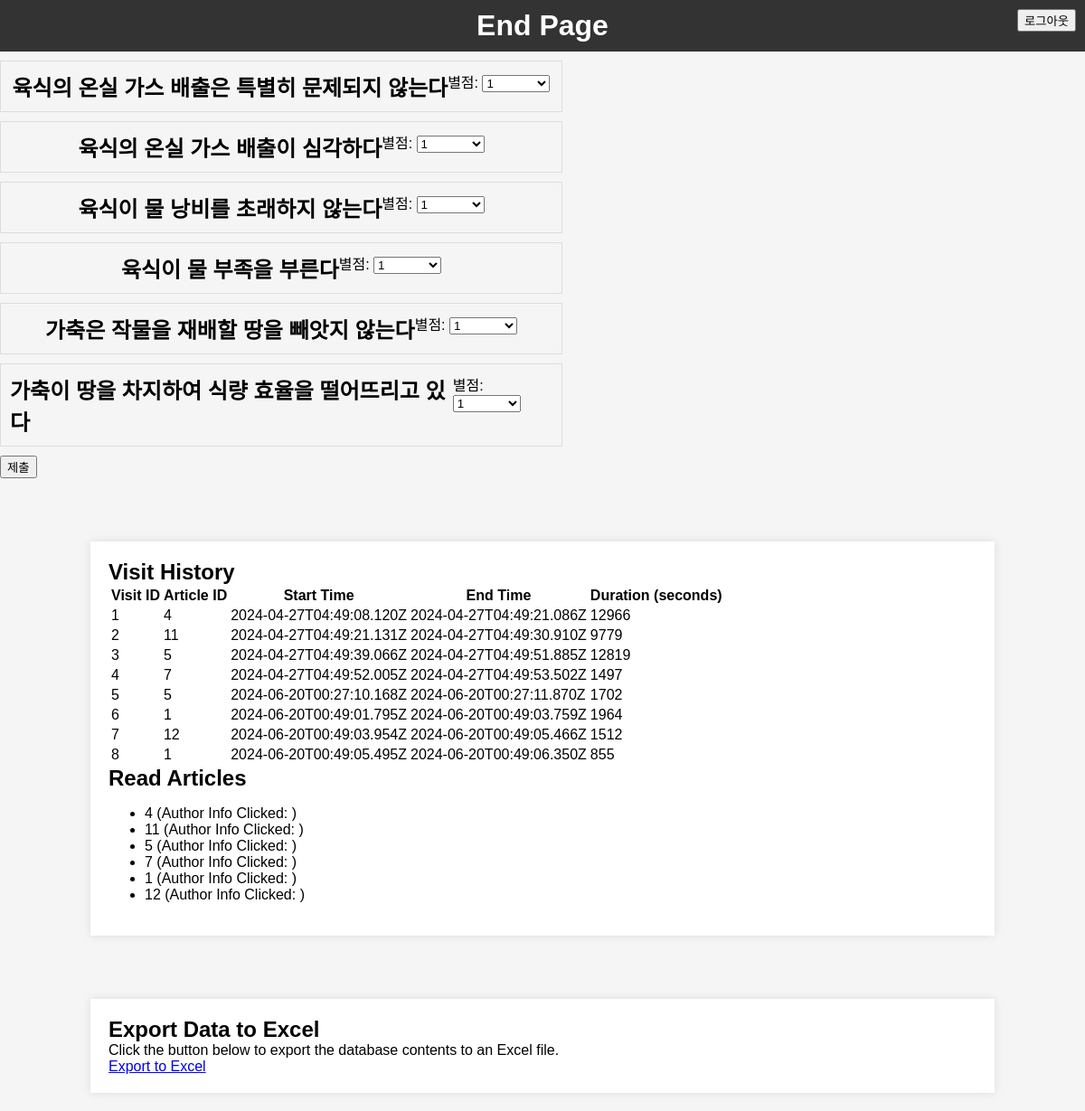
Page /end (signed in) on the committed database.
### app.py (models this page shows)
class Article(db.Model):
    id = db.Column(db.Integer, primary_key=True)
    title = db.Column(db.String(100), nullable=False)
    content = db.Column(db.Text, nullable=False)
    author_name = db.Column(db.String(100))  # 저자 이름
    author_occupation = db.Column(db.String(100))  # 저자 직업
    author_email = db.Column(db.String(100))  # 저자 이메일
    author_description = db.Column(db.Text)  # 저자 설명
    display_on_index = db.Column(db.Boolean, default=False)
    ratings = db.relationship('Rating', backref='article', lazy=True)

class Visit(db.Model):
    id = db.Column(db.Integer, primary_key=True)
    user_id = db.Column(db.Integer, db.ForeignKey('user.id', name='fk_visit_user'), nullable=False)
    article_id = db.Column(db.String(255), nullable=False)
    start_time = db.Column(db.String(255), nullable=False)
    end_time = db.Column(db.String(255), nullable=False)
    duration = db.Column(db.Integer, nullable=False)

class ReadArticle(db.Model):
    id = db.Column(db.Integer, primary_key=True)
    user_id = db.Column(db.Integer, db.ForeignKey('user.id', name='fk_read_article_user'), nullable=False)
    article_id = db.Column(db.String(255), nullable=False, unique=True)
    author_info_clicked = db.Column(db.String(255), nullable=False)

### app.py (the view)
@app.route('/end')
def end_page():
    visit_history = Visit.query.filter_by(user_id=session['user_id']).all()
    read_articles = ReadArticle.query.filter_by(user_id=session['user_id']).all()
    articles = Article.query.all()
    return render_template('end.html', visit_history=visit_history, read_articles=read_articles, articles=articles)

### templates/end.html (shortened to what this page needs)
<!DOCTYPE html>
<html lang="en">
<head>
    <link rel="stylesheet" type="text/css" href="/static/styles.css">
</head>
<body>
    <header>
        <h1>End Page</h1>
        <div style="position: fixed; right: 10px; top: 10px;">
            <a href="{{ url_for('login') }}">
                <button>로그아웃</button>
            </a>
        </div>
    </header>
    <form action="/rate" method="post" onsubmit="showCompletionMessage()">
        {% for article in articles %}
        {% if article.display_on_index %}
        <div class="article">
          <div class="article-header">
            <h3 class="article-title">{{ article.title }}</h3>
            <div class="rating-section">
              <label for="rating_{{ article.id }}">별점:</label>
              <select name="rating_{{ article.id }}" id="rating_{{ article.id }}">
                <option value="1">1</option>
              </select>
            </div>
          </div>
        </div>
        {% endif %}
        {% endfor %}
        <input type="submit" value="제출" >
    </form>
    <div class="container">
        <h2>Visit History</h2>
        <table>
            <thead>
                <tr>
                    <th>Visit ID</th>
                    <th>Article ID</th>
                    <th>Start Time</th>
                    <th>End Time</th>
                    <th>Duration (seconds)</th>
                </tr>
            </thead>
            <tbody>
                {% for visit in visit_history %}
                    <tr>
                        <td>{{ visit.id }}</td>
                        <td>{{ visit.article_id }}</td>
                        <td>{{ visit.start_time }}</td>
                        <td>{{ visit.end_time }}</td>
                        <td>{{ visit.duration }}</td>
                    </tr>
                {% endfor %}
            </tbody>
        </table>
        <h2>Read Articles</h2>
        <ul>
            {% for article in read_articles %}
                <li>{{ article.article_id }} (Author Info Clicked: {{ article.authorInfoClicked }})</li>
            {% endfor %}
        </ul>
    </div>
    {% if session['user_name'] == 'admin' %}
    <div class="container">
        <h2>Export Data to Excel</h2>
        <p>Click the button below to export the database contents to an Excel file.</p>
        <a href="/export-to-excel" class="export-button">Export to Excel</a>
    </div>
    {% endif %}
</body>
</html>

### static/styles.css (style rules this page uses)
body, h1, h2, p { margin: 0; padding: 0; }
body { font-family: Arial, sans-serif; background-color: #f5f5f5; }
header { background-color: #333; color: #fff; padding: 10px; text-align: center; }
.container { max-width: 80%; margin: 20px auto; padding: 20px; background-color: #fff; box-shadow: 0 0 10px rgba(0, 0, 0, 0.1); margin-top: 70px; }
.article { width: 600px; border: 1px solid #ddd; padding: 10px; margin: 10px 0; cursor: pointer; }
.article-header { display: flex; justify-content: center; }

### templates/end.html (style rules this page uses)
.article { width: 600px; border: 1px solid #ddd; padding: 10px; margin: 10px 0; cursor: pointer; overflow: hidden; transition: max-height 0.3s ease-out; }
.article h3 { font-size: 24px; margin: 0; }

### rows in the picture
Article: title "육식의 온실 가스 배출은 특별히 문제되지 않는다", id "1"
Article: title "육식의 온실 가스 배출이 심각하다", id "1"
Article: title "육식이 물 낭비를 초래하지 않는다", id "1"
Article: title "육식이 물 부족을 부른다", id "1"
Article: title "가축은 작물을 재배할 땅을 빼앗지 않는다", id "1"
Article: title "가축이 땅을 차지하여 식량 효율을 떨어뜨리고 있다", id "1"
Visit: id "1", article_id "4", start_time "2024-04-27T04:49:08.120Z", end_time "2024-04-27T04:49:21.086Z", duration "12966"
Visit: id "2", article_id "11", start_time "2024-04-27T04:49:21.131Z", end_time "2024-04-27T04:49:30.910Z", duration "9779"
Visit: id "3", article_id "5", start_time "2024-04-27T04:49:39.066Z", end_time "2024-04-27T04:49:51.885Z", duration "12819"
Visit: id "4", article_id "7", start_time "2024-04-27T04:49:52.005Z", end_time "2024-04-27T04:49:53.502Z", duration "1497"
Visit: id "5", article_id "5", start_time "2024-06-20T00:27:10.168Z", end_time "2024-06-20T00:27:11.870Z", duration "1702"
Visit: id "6", article_id "1", start_time "2024-06-20T00:49:01.795Z", end_time "2024-06-20T00:49:03.759Z", duration "1964"
Visit: id "7", article_id "12", start_time "2024-06-20T00:49:03.954Z", end_time "2024-06-20T00:49:05.466Z", duration "1512"
Visit: id "8", article_id "1", start_time "2024-06-20T00:49:05.495Z", end_time "2024-06-20T00:49:06.350Z", duration "855"
ReadArticle: article_id "4"
ReadArticle: article_id "11"
ReadArticle: article_id "5"
ReadArticle: article_id "7"
ReadArticle: article_id "1"
ReadArticle: article_id "12"
